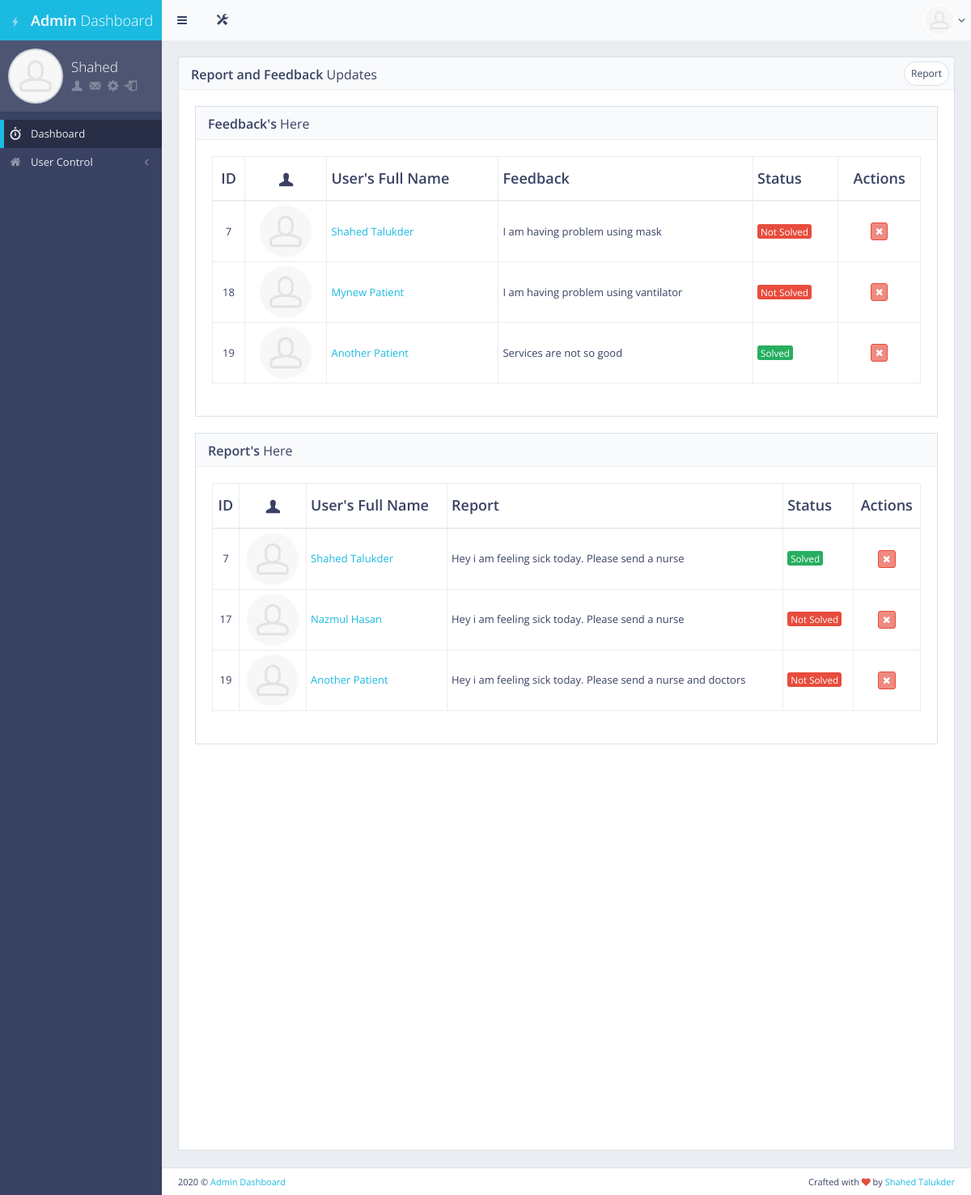
Page /reports_and_feedbacks/ (signed in) on the earlier database version.
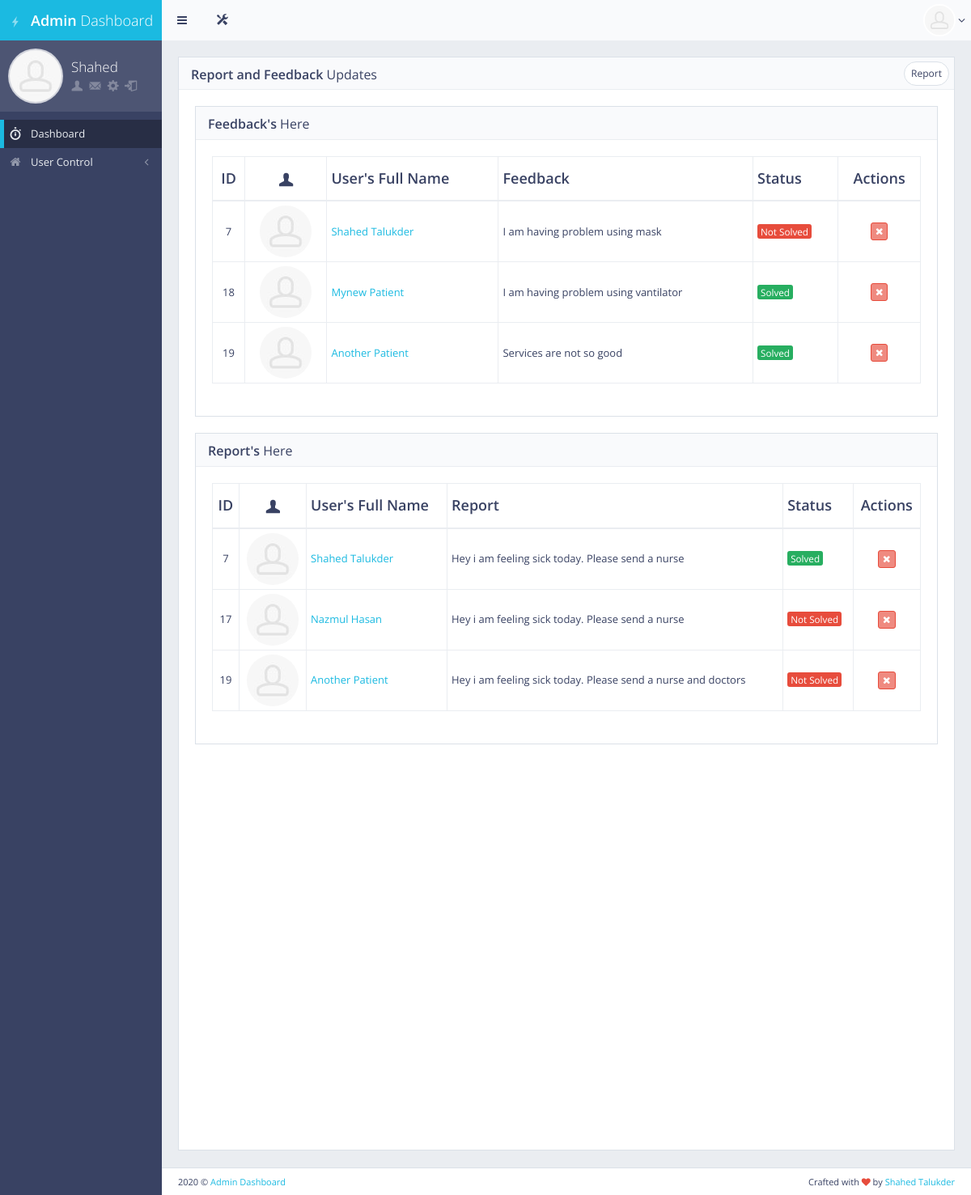
Same page on the later database version.
### main/models.py (models this page shows, shortened)
class Feedback(models.Model):
    patient = models.OneToOneField(Patient, on_delete=models.CASCADE, primary_key=True)
    feedback = models.CharField(max_length=120, blank=True, null=True)
    solve = models.BooleanField(default=False)
    class Meta:
        db_table = "feedback_section"

class Patient(models.Model):
    user = models.OneToOneField(User,on_delete=models.CASCADE,primary_key=True,related_name='user')
    full_name = models.CharField(max_length=50, blank=True, null=True)
    address = models.CharField(max_length=500, blank=True, null=True)
    age = models.CharField(max_length=50, blank=True, null=True)
    phone_no = models.CharField(max_length=50, blank=True, null=True)
    released = models.BooleanField(default=False)
    class Meta:
        db_table = "patient_info"

class User(AbstractUser):
    is_patient = models.BooleanField(default=False)
    is_doctor = models.BooleanField(default=False)
    is_nurse = models.BooleanField(default=False)
    is_assistant = models.BooleanField(default=False)
    is_admin = models.BooleanField(default=False)
    is_registered = models.BooleanField(default=False)

### frontend/views.py (the view)
# urls.py: path('reports_and_feedbacks/', views.report_feedback, name="report_feedback"),
def report_feedback(request):
    if request.user.is_authenticated and request.user.is_superuser or request.user.is_doctor:
        feed = Feedback.objects.all()
        report = ReportProblem.objects.all()
        context = {"feed":feed, "report":report,"title":"Report & Feedback"}
        return render(request, 'front/reports.html',context)
    else:
        return redirect('/')

### frontend/templates/front/reports.html (shortened to what the changed rows need)
{%extends 'front/base.html'%}
{%load static%}
{%block main_content%}
<div id="page-content">
    <div class="row">
        <div class="col-md-12">
            <div class="block">
                <div class="another">
                    <div class="block-title">
                        <h2><strong>Report and Feedback</strong> Updates</h2>
                    </div>
                    <div class="block full">
                        <div class="block-title">
                            <h2><strong>Feedback's</strong> Here</h2>
                        </div>
                        <div class="table-responsive">
                            <table id="example-datatable" class="table table-vcenter table-condensed table-bordered">
                                <thead>
                                    <tr>
                                        <th class="text-center">ID</th>
                                        <th class="text-center"><i class="gi gi-user"></i></th>
                                        <th>User's Full Name</th>
                                        <th>Feedback</th>
                                        <th>Status</th>
                                        <th class="text-center">Actions</th>
                                    </tr>
                                </thead>
                                <tbody>
                                    {%for i in feed%}
                                    <tr>
                                        <td class="text-center">{{i.patient.user.id}}</td>
                                        <td class="text-center"><img src="{%static 'front/'%}img/placeholders/avatars/avatar15.jpg" alt="avatar" class="img-circle"></td>
                                        <td><a href="javascript:void(0)">{{i.patient.full_name | title}}</a></td>
                                        <td><span class="text-center">{{i.feedback}}</span></td>
                                        {%if i.solve == True%}
                                        <td><a href="{% url 'update_feedback_status' id=i.pk %}" class="take"><span class="text-center label label-success">Solved</span></a></td>
                                        {%elif i.solve == False%}
                                        <td><a href="{% url 'update_feedback_status' id=i.pk %}" class="take"><span class="text-center label label-danger">Not Solved</span></a></td>
                                        {%endif%}
                                        <td class="text-center">
                                            <div class="btn-group">
                                                <a href="{% url 'delete_feedback' id=i.pk %}" data-toggle="tooltip" title="Delete" class="btn btn-xs btn-danger"><i class="fa fa-times"></i></a>
                                            </div>
                                        </td>
                                    </tr>
                                    {%endfor%}
                                </tbody>
                            </table>
                        </div>
                    </div>
                    {%if not user.is_doctor %}
                    <div class="block full">
                        <div class="block-title">
                            <h2><strong>Report's</strong> Here</h2>
                        </div>
                        <div class="table-responsive">
                            <table id="example-datatable" class="table table-vcenter table-condensed table-bordered">
                                <thead>
                                    <tr>
                                        <th class="text-center">ID</th>
                                        <th class="text-center"><i class="gi gi-user"></i></th>
                                        <th>User's Full Name</th>
                                        <th>Report</th>
                                        <th>Status</th>
                                        <th class="text-center">Actions</th>
                                    </tr>
                                </thead>
                            </table>
                        </div>
                    </div>
                    {%endif%}
                </div>
            </div>
        </div>
    </div>
</div>
{%endblock main_content%}

Differences in the rows shown:
changed Feedback "I am having problem using vantilator": solve "Not Solved" → "Solved"
